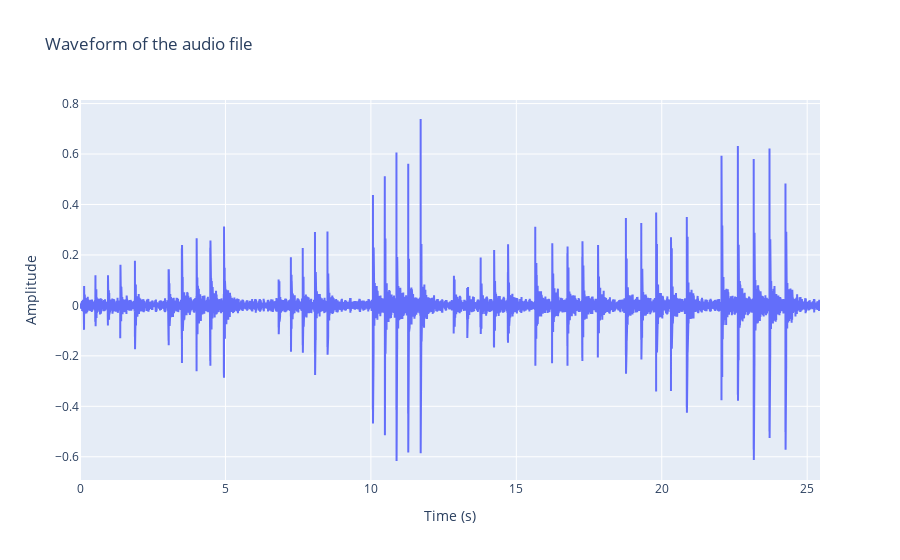

Notebook source saved alongside this figure:
### Code cell
# import libraries
import os
import numpy as np
import soundfile as sf
import plotly.graph_objects as go
import plotly.express as px


'''
This script is used to plot the waveform of a selected downsampled WAV audio file from /Users/jothamwambi/Projects/tire_analysis/Stand-Alone Tire/downsampled/15_225-80R17.5-700-710R_H.wav using pydub and plotly
'''

# load the audio file
audio_file = 'downsampled_2K/01_11R22.5-900-710R_H.wav'
audio_data, sample_rate = sf.read(audio_file)

# plot the waveform
fig = go.Figure()
fig.add_trace(go.Scatter(x=np.arange(len(audio_data))/sample_rate, y=audio_data, mode='lines'))
fig.update_layout(title='Waveform of the audio file', xaxis_title='Time (s)', yaxis_title='Amplitude')
fig.show()

### Figure 1 — Plotly figure (JSON) as saved in the notebook; plotly's stock layout.template omitted (floating-point values rounded to 4 significant figures; data arrays with more than 128 entries replaced by an {"elided": "..."} marker saying what was removed)
{"data": [{"mode": "lines", "type": "scatter", "x": {"elided": "50881 float values"}, "y": {"elided": "50881 float values"}}], "layout": {"title": {"text": "Waveform of the audio file"}, "xaxis": {"title": {"text": "Time (s)"}}, "yaxis": {"title": {"text": "Amplitude"}}}}
